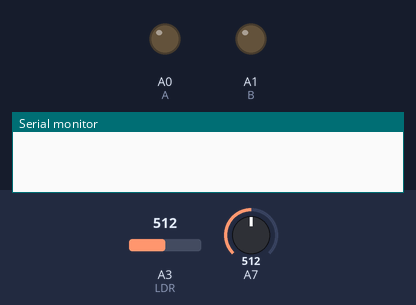
This program was run on a simulated Arduino Uno, built with avr-gcc and run on an emulated ATmega328P. Parts: output pins drawn as LEDs (lit = HIGH), the last lines printed to the serial monitor. Dashed ring = blinking. The test bench sets the inputs (shaded band); at power-on: A7 = 512, A3 (LDR) = 512.

Above: at 1.2 s.
1.3 s: A7 set to 0
At 3.0 s:
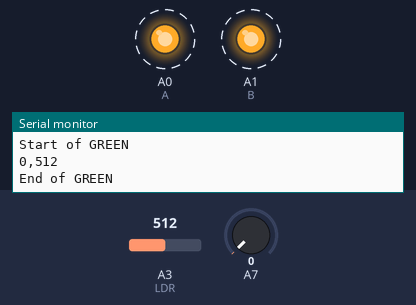
4.3 s: A3 (LDR) set to 11
At 5.58 s:
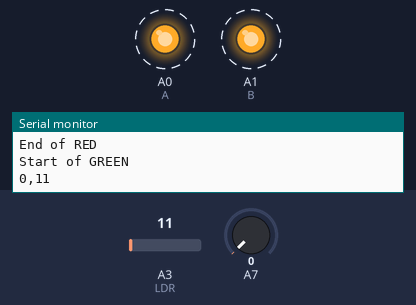
7.3 s: A3 (LDR) set to 8
10.3 s: A3 (LDR) set to 122
At 11.03 s:
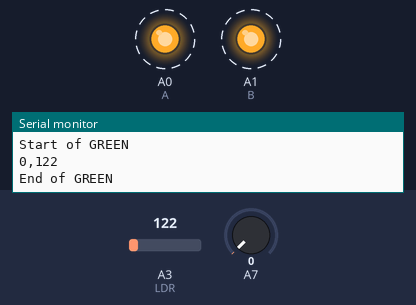
13.3 s: A3 (LDR) set to 985
16.3 s: A3 (LDR) set to 1016
Timing chart, 0 to 20.3 s (numbered marks = the images above; inputs shaded):
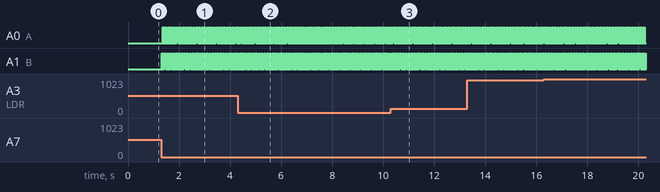

Measured:
- after the input at 1.3 s, A0 (A): alternates HIGH for 0.02 s and LOW for 0.02 s, starting after 0.06 s; A1 (B): alternates HIGH for 0.02 s and LOW for 0.03 s, starting at once
- after the input at 4.3 s, A0 (A): alternates HIGH for 0.02 s and LOW for 0.03 s, starting after 1.2 s
- after the input at 10.3 s, A1 (B): alternates HIGH for 0.02 s and LOW for 0.05 s, starting after 0.63 s

The program:

main.cpp
```cpp
#include <Arduino.h>
#include <MeMCore.h>

#define A A0
#define B A1
#define LDR A3

#define Hi 255
#define Lo 0

enum LDRColors
{
    LDR_OFF,
    LDR_RED,
    LDR_GREEN,
    LDR_BLUE
} state = LDR_OFF;

LDRColors colors[3] = {LDR_RED, LDR_GREEN, LDR_BLUE};
String names[3] = {"RED", "GREEN", "BLUE"};

int colorState = 0;

long time = millis(), start = millis();

void writeLDR(long b, long a)
{
    analogWrite(B, b); // Write to the MSB
    analogWrite(A, a); // Write ot the LSB
}

void LDRColor(LDRColors color)
{
    switch (color)
    {
    case LDR_OFF:
        writeLDR(Lo, Lo); // 00 is OFF
        break;
    case LDR_RED:
        writeLDR(Hi, Hi); // 11 is RED
        break;
    case LDR_GREEN:
        writeLDR(Lo, Hi); // 01 is GREEN
        break;
    case LDR_BLUE:
        writeLDR(Hi, Lo); // 10 is BLUE
        break;
    }
}


void setup(){
    Serial.begin(9600);
}

void loop()
{
    int stateButton = analogRead(A7);
    if (stateButton == 0) {
        if(state == LDR_OFF) {
            state = colors[colorState];
            Serial.print("Start of ");
            Serial.println(names[colorState]);
            start = millis();
        } else {
            state = LDR_OFF;
            Serial.print("End of ");
            Serial.println(names[colorState]);
            colorState = ((colorState+1) % 3);
        }
        LDRColor(state);
    }
    time = millis();
    if(state != LDR_OFF) {
        Serial.print(time - start);
        Serial.print(",");
        Serial.println(analogRead(LDR));
        delay(1);
    }
}
```
